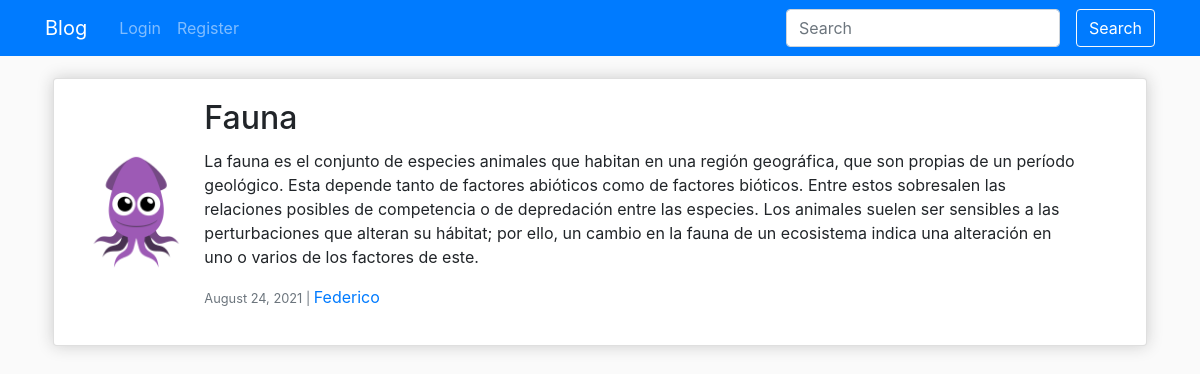
The app's page /post/1/ with its own data.
### blog/models.py (models this page shows, shortened)
class Post(models.Model):
    title = models.CharField(max_length=150)
    content = models.TextField()
    date = models.DateTimeField(default=timezone.now)
    author = models.ForeignKey(User, on_delete=CASCADE)

### users/models.py (models this page shows, shortened)
class Avatar(models.Model):
    user = models.OneToOneField(User, on_delete=models.CASCADE)
    image = models.ImageField(default='unknown.jpeg', upload_to='avatar_img')

### blog/views.py (the view)
# urls.py: path('post/<int:pk>/', PostDetailView.as_view(), name='post-detail'),
class PostDetailView(DetailView):
    model = Post

### blog/templates/blog/post_detail.html (shortened to what this page needs)
{% extends "blog/base.html" %}
{% block content %}
<div class="container p-2">
  <div class="card">
    <div class="card-body">
      <div class="row">
        <div class="col-2 post-img">
          <img class="avatar-img rounded-circle" src="{{ object.author.avatar.image.url }}" />
        </div>
        <div class="col-10 post-content">
          <h2 class="card-title">{{ object.title }}</h2>
          <p class="card-text">{{ object.content }}</p>
          <p>
            <small class="text-muted">{{ object.date|date:"F d, Y" }} | </small
            ><a href="{% url 'user-posts' object.author.username %}">{{ object.author }}</a>
          </p>
        </div>
      </div>
    </div>
  </div>
</div>
{% endblock content %}

### blog/static/blog/css/style.css (style rules this page uses)
body { padding-top: 70px; background-color: hsl(0, 0%, 98%); }
.card { box-shadow:hsl(0, 0%, 80%) 0 0 16px; }
.post-img { margin: auto 0; }
.post-content { margin-left: -50px; }
.avatar-img { height: 125px; width: 125px; }

### records on screen
Post: author.avatar.image (picture), title "Fauna", content "La fauna es el conjunto de especies animales que habitan en una región geográfica, que son propias de un período geológico. Esta depende tanto de factores abióticos como de factores bióticos. Entre estos sobresalen las relaciones posibles de competencia o de depredación entre las especies. Los animales suelen ser sensibles a las perturbaciones que alteran su hábitat; por ello, un cambio en la fauna de un ecosistema indica una alteración en uno o varios de los factores de este.", date "August 24, 2021", author "Federico"
